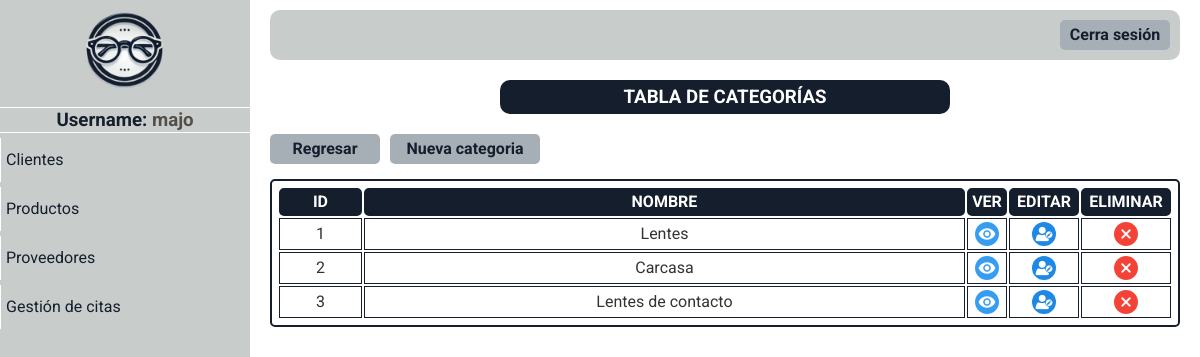
The page /paginas/mostrar_categoria.php (signed in) on the database its author committed.
### tables this page shows
CREATE TABLE `empleados` (
  `id_empleado` int(10) NOT NULL,
  `nombres` varchar(100) DEFAULT NULL,
  `apellidos` varchar(100) DEFAULT NULL,
  `correo` varchar(100) DEFAULT NULL,
  `telefono` varchar(15) DEFAULT NULL,
  `direccion` varchar(255) DEFAULT NULL,
  `rol` varchar(50) DEFAULT NULL,
  `fecha_contratacion` date DEFAULT NULL,
  `usuario` varchar(50) DEFAULT NULL,
  `contrasena` varchar(255) DEFAULT NULL,
  `libre` varchar(100) DEFAULT NULL
);

CREATE TABLE `categorias` (
  `id_categoria` int(5) NOT NULL,
  `nombre_categoria` varchar(50) DEFAULT NULL,
  `libre` int(11) DEFAULT NULL
);

### paginas/mostrar_categoria.php (the view, shortened to what this page needs)
<!DOCTYPE html>
<html lang="en">
<head>
</head>
<body>
    <?php include "menu_panel.php" ?>
    <div class="usuarios-content main-content">
        <div class="titulo">
            <h3>TABLA DE CATEGORÍAS</h3>
        </div>
        <div class="opciones-btn">
            <div class="btn">
                <a href="./mostrar_productos.php">Regresar</a>
            </div>
            <div class="btn-nuevo-cliente btn">
                <a href="registrar_categoria.php">Nueva categoria</a>
            </div>
        </div>
        <table>
            <tr>
                <th>ID</th>
                <th>NOMBRE</th>
                <th>VER</th>
                <th>EDITAR</th>
                <th>ELIMINAR</th>
            </tr>
            <?php
            require "../php/conexion.php";
            $datos_categoria = "SELECT * FROM categorias ORDER BY id_categoria ASC";
            $resultado = mysqli_query($conectar, $datos_categoria);
            while ($fila = mysqli_fetch_assoc($resultado)) { ?>
                <tr>
                    <td> <?php echo "$fila[id_categoria]" ?> </td>
                    <td> <?php echo "$fila[nombre_categoria]" ?></td>
                    <td class="btn-ver"> <a href="ver_categoria.php?origen=categorias&id=<?php echo $fila['id_categoria']; ?>"><img src="../imagenes/ojo.png" alt=""></a></td>
                    <td class="btn-editar"> <a href="../paginas/editar_categoria.php?origen=categorias&id=<?php echo $fila['id_categoria']; ?>"><img src="../imagenes/edit.png" alt=""></a></td>
                    <td class="btn-eliminar"> <a href="#" onClick="validar('../php/delete_categoria.php?id=<?php echo $fila['id_categoria']; ?>','<?php echo addslashes($fila['nombre_categoria']) ?>');"><img src="../imagenes/borrar.png" alt=""></a></td>
                </tr>
            <?php
            }
            ?>
        </table>
    </div>
</body>
</html>

### paginas/menu_panel.php (shortened to what this page needs)
<?php
require '../php/conexion.php';
$query_empleado = "SELECT rol, usuario FROM empleados WHERE id_empleado = ? LIMIT 1";
$consulta_empleado = $conectar->prepare($query_empleado);
$consulta_empleado->bind_param("s", $_SESSION['id']);
$consulta_empleado->execute();
$resultado_empleado = $consulta_empleado->get_result();
$info_empleado = $resultado_empleado->fetch_assoc();
if ($resultado_empleado->num_rows > 0) {
    if ($_SESSION['rol'] == 'Administrador') {
        $options = '
        <a href="./mostrar_empleados.php">Empleados</a>
        <a href="./mostrar_clientes.php">Clientes</a>
        <a href="./mostrar_usuarios.php">Usuarios</a>
        <a href="./mostrar_productos.php">Productos</a>
        <a href="./mostrar_proveedores.php">Proveedores</a>
        <a href="./mostrar_citas.php">Gestion de citas</a>
    ';
    } else if ($_SESSION['rol'] == 'Empleado') {
        $options = '
        <a href="./mostrar_clientes.php">Clientes</a>
        <a href="./mostrar_productos.php">Productos</a>
        <a href="./mostrar_proveedores.php">Proveedores</a>
        <a href="#">Gestión de citas</a>
        ';
    }
} else {
    require "../php/salir.php";
}
?>
<!DOCTYPE html>
<html lang="en">
<head>
    <link rel="stylesheet" href="../css/normalize.css">
    <link rel="stylesheet" href="../css/style.css">
</head>
</head>
<body>
    <div class="container-menu-lateral">
        <div class="sidebar">
            <div class="sidebar-logo">
                <a href="./dashboard.php"><img src="../imagenes/logo.png" alt=""></a>
            </div>
            <hr>
            <h3>Username: <span><?php echo $info_empleado['usuario'] ?></span></h3>
            <hr>
            <div class="btn-sidebar">
                <?php echo $options ?>
            </div>
        </div>
    </div>
    <div class="main-content">
        <header class="header">
            <div class="btn-cerrar-sesion btn"><a href="../php/salir.php">Cerra sesión</a></div>
        </header>
    </div>
</body>
</html>

### css/style.css (style rules this page uses)
:root { --color0: #ffffff; --color1: #c8ccca; --color2: #151e2d; --color3: #a7afb6; --color4: #53504a; }
* { box-sizing: border-box; margin: 0; padding: 0; }
*, *::before, *::after { box-sizing: inherit; }
html { font-size: 62.5%; box-sizing: border-box; }
body { font-family: "Roboto"; font-size: 16px; line-height: 24px; color: #333; height: 100vh; }
.main-content { flex-grow: 1; padding: 10px 20px; margin-left: 250px; }
.btn { display: flex; cursor: pointer; width: 110px; height: 30px; background-color: var(--color3); justify-content: center; align-items: center; border-radius: 5px; font-weight: bold; }
.btn a { display: flex; color: var(--color2); text-decoration: none; height: 100%; width: 100%; justify-content: center; transition: 0.4s ease-out; align-items: center; }
.opciones-btn { display: flex; gap: 10px; margin-top: 20px; }
.container-menu-lateral { display: flex; height: 100%; position: fixed; }
.sidebar { text-align: center; width: 250px; background-color: var(--color1); color: var(--color0); }
.sidebar h3 { color: var(--color2); }
.sidebar hr { max-width: 250px; background-color: var(--color0); height: 1px; border: none; }
.btn-sidebar a { text-align: start; display: flex; align-items: center; color: var(--color2); text-decoration: none; padding: 10px 5px; margin: 5px 0; width: 100%; border-left: var(--color0) solid 0.5px; transition: font-size 0.2s ease-out; }
.sidebar-logo img { width: 100px; }
.header { display: flex; align-items: center; justify-content: end; background-color: var(--color1); height: 50px; border-radius: 10px; padding: 10px; }
.titulo { width: 450px; text-align: center; margin: auto; background-color: var(--color2); padding: 5px; color: var(--color0); border-radius: 10px; margin-bottom: 5px; }
table { border: var(--color2) solid 2px; margin: auto; margin-top: 15px; padding: 5px; width: 100%; border-radius: 5px; }
th { background-color: var(--color2); border: 2px var(--color2) solid; color: var(--color0); border-radius: 5px; }
td { text-align: center; border: var(--color2) solid 1px; }
td a { display: flex; justify-content: center; align-items: center; padding: 3px 0; }
.btn-editar img { border-radius: 100%; }
.btn-eliminar { width: 90px; transition: 0.3s ease-out; }
.btn-editar { width: 70px; transition: 0.3s ease-out; }
.btn-ver { width: 40px; transition: 0.3s ease-out; }
.btn-nuevo-cliente { width: 150px; }
span { color: var(--color4); }

### rows shown on the page
empleados: usuario "majo"
categorias: id_categoria "1", nombre_categoria "Lentes"
categorias: id_categoria "2", nombre_categoria "Carcasa"
categorias: id_categoria "3", nombre_categoria "Lentes de contacto"
